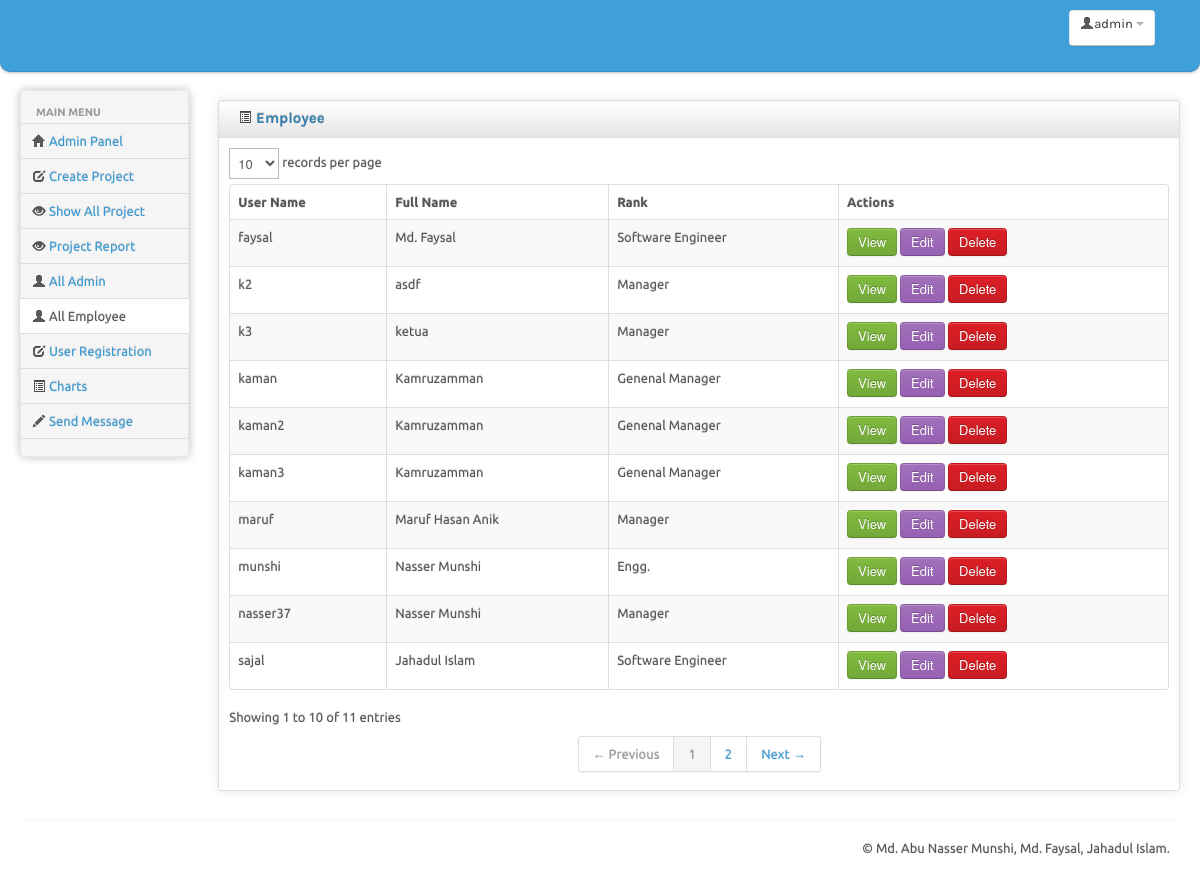
Screenshot of /admin/all_employee.php (signed in) with the database file from the repository.
### tables this page shows
CREATE TABLE IF NOT EXISTS `employee` (
  `employee_username` varchar(15) NOT NULL,
  `password` varchar(32) NOT NULL,
  `full_name` text NOT NULL,
  `post` text NOT NULL,
  `current_address` text NOT NULL,
  `image` text NOT NULL,
  `contact_no` varchar(15) NOT NULL,
  `email` varchar(50) NOT NULL,
  `gender` varchar(10) NOT NULL,
  `birth_date` date NOT NULL,
  PRIMARY KEY (`employee_username`)
);

### admin/all_employee.php (the view)
<?php
include 'connection.php';
$select= mysqli_query($con,"SELECT * FROM employee");
?>
<?php
include 'header.php';
?>
<body>
	<div class="navbar">
		<?php
include 'navbar.php';
?>
	</div>
		<div class="container-fluid">
		<div class="row-fluid">
			<div class="span2 main-menu-span">
				<?php
include 'sidebar.php';
?>
			</div>
                        <div id="content" class="span10">
                        <div class="row-fluid sortable">
				<div class="box span12">
					<div class="box-header well" data-original-title>
						<h2><i class="icon-list-alt"></i> Employee </h2>
					</div>
					<div class="box-content">
						<table class="table table-striped table-bordered bootstrap-datatable datatable">
						  <thead>
							  <tr>
								  <th> User Name</th>
								  <th> Full Name</th>
								  <th> Rank</th>
								  <th>Actions</th>
							  </tr>
						  </thead>
						  <tbody>
                                                      <?php
                                                      while($select_F = mysqli_fetch_array($select))
                                                        {
                                                          echo "<tr>";
                                                          echo "<td>".$select_F['employee_username']."</td>";
                                                          echo "<td>".$select_F['full_name']."</td>";
                                                          echo "<td class='center'>".$select_F['post']."</td>";
                                                          echo "<td class='center'>";
                                                          echo "  <div class='btn-v'>
									  <form  action='employee_view.php' method='post'>
                                                                                 <input type='hidden' name='e_view' value='". $select_F['employee_username']."'  >
                                                                                <input class='btn btn-success'  type='submit' value='View'>
                                                                          </form>
                                                                    </div>
                                                                            ";
                                                          echo "
									<div class='btn-e'>
									  <form  action='employee_edit_form.php' method='post'>
                                                                                 <input type='hidden' name='e_edit' value='". $select_F['employee_username']."'  >
                                                                                <input class='btn btn-info'  type='submit' value='Edit'>
                                                                          </form>
                                                                     </div>
                                                                        ";
                                                          echo "
                                                                        <div class='btn-d'>
									  <form  action='e_delete.php' method='post'>
                                                                                 <input type='hidden' name='e_del' value='". $select_F['employee_username']."'  >
                                                                                <input class='btn btn-danger '  type='submit' value='Delete'>
                                                                          </form>
                                                                       </div>
                                                                       ";
                                                          echo "</td>";
                                                          echo "</tr>";
                                                        }
                                                      ?>
                                            </tbody>
					  </table>
					</div>
				</div>
			</div>
                 </div>
                </div>
		<hr>
<?php
include 'footer.php';
?>

### admin/css/charisma-app.css (style rules this page uses)
.box { border: 1px solid #DEDEDE; border-radius:3px; -webkit-border-radius:3px; -moz-border-radius:3px; margin-top: 10px; margin-bottom: 10px ; box-shadow: 0 0 10px rgba(189, 189, 189, 0.4); -webkit-box-shadow: 0 0 10px rgba(189, 189, 189, 0.4); -moz-box-shadow: 0 0 10px rgba(189, 189, 189, 0.4); }
.box-header { border:none; padding-top:5px; border-bottom: 1px solid #DEDEDE; border-radius:3px 3px 0 0; -webkit-border-radius:3px 3px 0 0; -moz-border-radius:3px 3px 0 0; height:12px; min-height:12px; margin-bottom: 0; cursor:move; font-weight:bold; font-size:16px; background: -moz-linear-gradient(top, rgba(255,255,255,0) 0%, rgba(0,0,0,0.1) 100%); background: -webkit-gradient(linear, left top, left bottom, color-stop(0%,rgba(255,255,255,0)), color-stop(100%,rgba(0,0,0,0.1))); background: -webkit-linear-gradient(top, rgba(255,255,255,0) 0%,rgba(0,0,0,0.1) 100%); background: -o-linear-gradient(top, rgba(255,255,255,0) 0%,rgba(0,0,0,0.1) 100%); background: -ms-linear-gradient(top, rgba(255,255,255,0) 0%,rgba(0,0,0,0.1) 100%); background: linear-gradient(to bottom, rgba(255,255,255,0) 0%,rgba(0,0,0,0.1) 100%); filter: progid:DXImageTransform.Microsoft.gradient( startColorstr='#00ffffff', endColorstr='#1a000000',GradientType=0 ); }
.box-header h2 { font-size:15px; width:auto; clear:none; float:left; line-height:25px; white-space: nowrap; }
.box-header h2 > i { margin-top:1px; }
.box-content { padding:10px; }
.btn-v { width: 53px; float: left; height: 30px; }
.btn-e { width: 48px; float: left; height: 30px; }
.btn-d { width: 60px; float: left; height: 30px; }

### admin/header.php (style rules this page uses)
body { padding-bottom: 40px; }

### rows the page displays
employee: employee_username "faysal", full_name "Md. Faysal", post "Software Engineer"
employee: employee_username "k2", full_name "asdf", post "Manager"
employee: employee_username "k3", full_name "ketua", post "Manager"
employee: employee_username "kaman", full_name "Kamruzamman", post "Genenal Manager"
employee: employee_username "kaman2", full_name "Kamruzamman", post "Genenal Manager"
employee: employee_username "kaman3", full_name "Kamruzamman", post "Genenal Manager"
employee: employee_username "maruf", full_name "Maruf Hasan Anik", post "Manager"
employee: employee_username "munshi", full_name "Nasser Munshi", post "Engg."
employee: employee_username "nasser37", full_name "Nasser Munshi", post "Manager"
employee: employee_username "sajal", full_name "Jahadul Islam", post "Software Engineer"

### other values shown
$_SESSION['username'] "admin"
